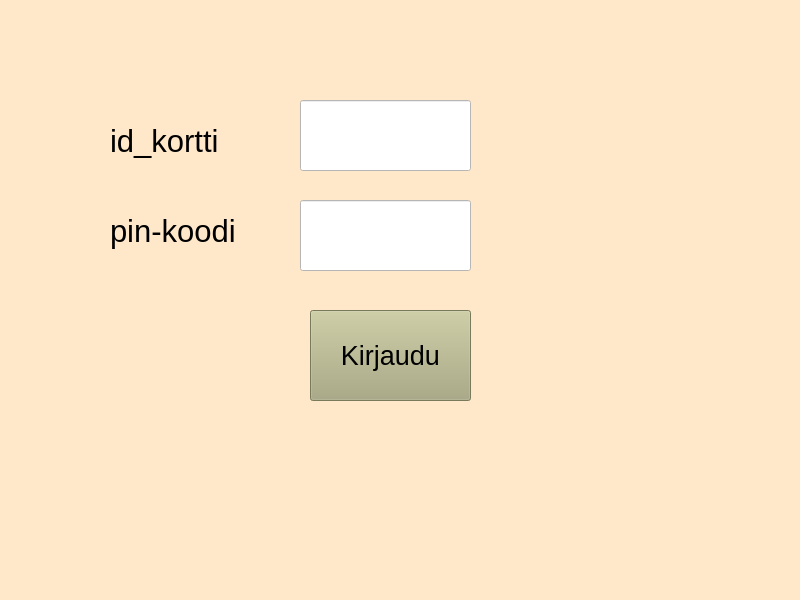
<?xml version="1.0" encoding="UTF-8"?>
<ui version="4.0">
 <class>MainWindow</class>
 <widget class="QMainWindow" name="MainWindow">
  <property name="geometry">
   <rect>
    <x>0</x>
    <y>0</y>
    <width>800</width>
    <height>600</height>
   </rect>
  </property>
  <property name="windowTitle">
   <string>MainWindow</string>
  </property>
  <property name="styleSheet">
   <string notr="true">background-color: rgb(255, 231, 201);</string>
  </property>
  <widget class="QWidget" name="centralwidget">
   <widget class="QLabel" name="label">
    <property name="geometry">
     <rect>
      <x>110</x>
      <y>100</y>
      <width>151</width>
      <height>81</height>
     </rect>
    </property>
    <property name="font">
     <font>
      <pointsize>23</pointsize>
     </font>
    </property>
    <property name="text">
     <string>id_kortti</string>
    </property>
   </widget>
   <widget class="QLabel" name="label_2">
    <property name="geometry">
     <rect>
      <x>110</x>
      <y>200</y>
      <width>151</width>
      <height>61</height>
     </rect>
    </property>
    <property name="font">
     <font>
      <pointsize>23</pointsize>
     </font>
    </property>
    <property name="text">
     <string>pin-koodi</string>
    </property>
   </widget>
   <widget class="QLineEdit" name="lineEditIdKortti">
    <property name="geometry">
     <rect>
      <x>300</x>
      <y>100</y>
      <width>171</width>
      <height>71</height>
     </rect>
    </property>
    <property name="font">
     <font>
      <pointsize>20</pointsize>
     </font>
    </property>
    <property name="styleSheet">
     <string notr="true">background-color: rgb(255, 255, 255);</string>
    </property>
   </widget>
   <widget class="QLineEdit" name="lineEdit_2PinKoodi">
    <property name="geometry">
     <rect>
      <x>300</x>
      <y>200</y>
      <width>171</width>
      <height>71</height>
     </rect>
    </property>
    <property name="font">
     <font>
      <pointsize>20</pointsize>
     </font>
    </property>
    <property name="styleSheet">
     <string notr="true">background-color: rgb(255, 255, 255);</string>
    </property>
   </widget>
   <widget class="QPushButton" name="pushButtonLogin">
    <property name="geometry">
     <rect>
      <x>310</x>
      <y>310</y>
      <width>161</width>
      <height>91</height>
     </rect>
    </property>
    <property name="font">
     <font>
      <pointsize>20</pointsize>
     </font>
    </property>
    <property name="styleSheet">
     <string notr="true">background-color: rgb(170, 76, 45);
background-color: rgb(170, 170, 127);</string>
    </property>
    <property name="text">
     <string>Kirjaudu</string>
    </property>
   </widget>
   <widget class="QLabel" name="labelInfo">
    <property name="geometry">
     <rect>
      <x>110</x>
      <y>420</y>
      <width>521</width>
      <height>61</height>
     </rect>
    </property>
    <property name="font">
     <font>
      <pointsize>23</pointsize>
     </font>
    </property>
    <property name="text">
     <string/>
    </property>
   </widget>
  </widget>
  <widget class="QMenuBar" name="menubar">
   <property name="geometry">
    <rect>
     <x>0</x>
     <y>0</y>
     <width>800</width>
     <height>21</height>
    </rect>
   </property>
  </widget>
  <widget class="QStatusBar" name="statusbar"/>
 </widget>
 <resources/>
 <connections/>
</ui>
